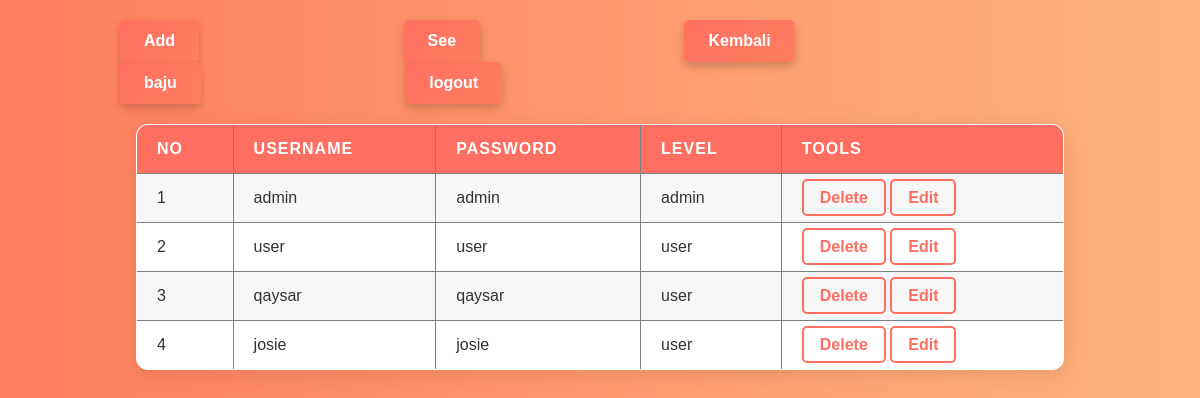
/admin/admin.php, run on the app's committed database.
### tables this page shows
CREATE TABLE `user` (
  `id` int(11) NOT NULL,
  `level` varchar(50) NOT NULL,
  `username` varchar(50) NOT NULL,
  `password` varchar(50) NOT NULL
);

### admin/admin.php (the view, shortened to what this page needs)
<!DOCTYPE html>
<html lang="en">
<head>
    <link rel="stylesheet" href="admin.css?v=<?php echo time(); ?>">
</head>
<body>
    <div class="zhafif">
        <a href="../register1.php"><button>Add</button></a>
        <a href="join.php"><button>See</button></a>
        <a href="../login1.php"><button>Kembali</button></a>
        <a href="../adminpenambah/admin.php"><button>baju</button></a>
        <a href="../login1.php"><button>logout</button></a>
    </div>
    <table border="1" class="table" id="user">
        <tr>
            <th>No</th>
            <th>Username</th>
            <th>Password</th>
            <th>Level</th>
            <th>Tools</th>
        </tr>
        <?php
        include ('koneksi.php');
        $query_mysql = mysqli_query($mysqli, "SELECT * FROM user ") or die(mysqli_error($mysqli));
        $nomor = 1;
        while ($data = mysqli_fetch_array($query_mysql)) {
            ?>
            <tr>
                <td><?php echo $nomor++; ?></td>
                <td><?php echo $data['username']; ?></td>
                <td><?php echo $data['password']; ?></td>
                <td><?php echo $data['level']; ?></td>
                <td>
                    <a href="delete.php?id=<?php echo $data['id'];?>">Delete</a>
                    <a href="editpage.php?id=<?php echo $data['id'];?>">Edit</a>
                </td>
            </tr>
        <?php } ?>
    </table>
</body>
</html>

### admin/admin.css (style rules this page uses)
* { margin: 0; padding: 0; box-sizing: border-box; }
body { font-family: 'Poppins', sans-serif; background: linear-gradient(to right, #ff7e5f, #feb47b); display: flex; flex-direction: column; align-items: center; padding: 20px; color: #333; }
table { width: 80%; border-collapse: collapse; margin: 20px 0; background-color: #fff; border-radius: 12px; overflow: hidden; box-shadow: 0 4px 20px rgba(0, 0, 0, 0.1); animation: fadeIn 1s ease-in-out; }
th, td { padding: 15px 20px; text-align: left; }
th { background: #ff6f61; color: white; font-weight: bold; text-transform: uppercase; letter-spacing: 1px; }
tr { transition: background-color 0.3s ease; }
tr:nth-child(even) { background-color: #f7f7f7; }
td a { text-decoration: none; color: #ff6f61; padding: 8px 16px; border: 2px solid #ff6f61; border-radius: 5px; transition: background-color 0.3s, color 0.3s; font-weight: bold; }
button { padding: 12px 24px; background: linear-gradient(135deg, #ff6f61, #ff7e5f); color: white; border: none; border-radius: 5px; cursor: pointer; font-size: 16px; font-weight: bold; transition: background 0.3s; box-shadow: 0 4px 10px rgba(0, 0, 0, 0.2); }
a { text-decoration: none; }
.zhafif { display: inline; }
.zhafif a { margin: 100px; }

### data on the page
user: username "admin", password "admin", level "admin"
user: username "user", password "user", level "user"
user: username "qaysar", password "qaysar", level "user"
user: username "josie", password "josie", level "user"
